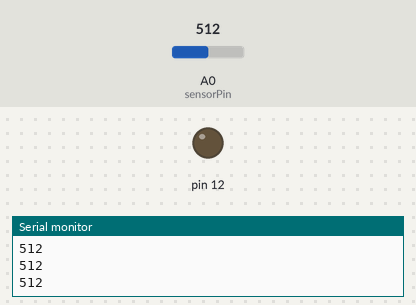
A sketch run on a simulated Arduino Uno, built with avr-gcc and run on an emulated ATmega328P. Shown: output pins drawn as LEDs (lit = HIGH), the last lines printed to the serial monitor. The inputs (shaded band) are chosen by the test bench; at power-on: A0 (sensorPin) = 512.

Above: at 1.2 s.
1.3 s: A0 (sensorPin) set to 483
At 2.4 s:
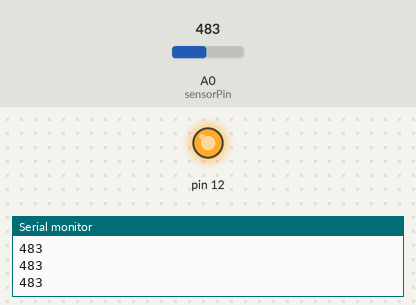
2.8 s: A0 (sensorPin) set to 510
At 3.7 s:
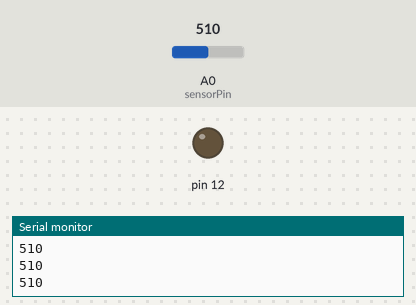
4.3 s: A0 (sensorPin) set to 490
At 5.0 s:
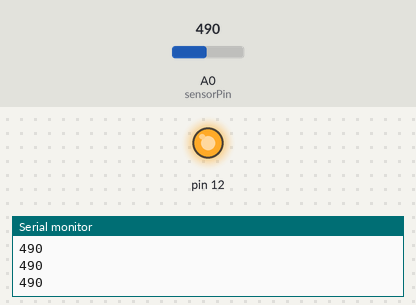
Timing chart, 0 to 7.3 s (numbered marks = the images above; inputs shaded):
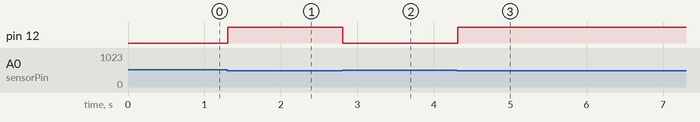

Measured:
- the behaviour switches between 500 and 499 on A0 (sensorPin) (found by bisection; images 0 and 1)
- after the input at 1.3 s, pin 12: LOW → HIGH at once
- after the input at 2.8 s, pin 12: HIGH → LOW at once
- after the input at 4.3 s, pin 12: LOW → HIGH at once

The sketch:

ldr.ino
```cpp
int sensorPin = A0;
int sensorValue = 0;
void setup() {
 pinMode(12, OUTPUT);
 Serial.begin(9600);
}
void loop() {
 sensorValue = analogRead(sensorPin);
 Serial.println(sensorValue);
 if(sensorValue < 500)
digitalWrite(12,HIGH);
else digitalWrite(12,LOW);
delay(100);
}
```
